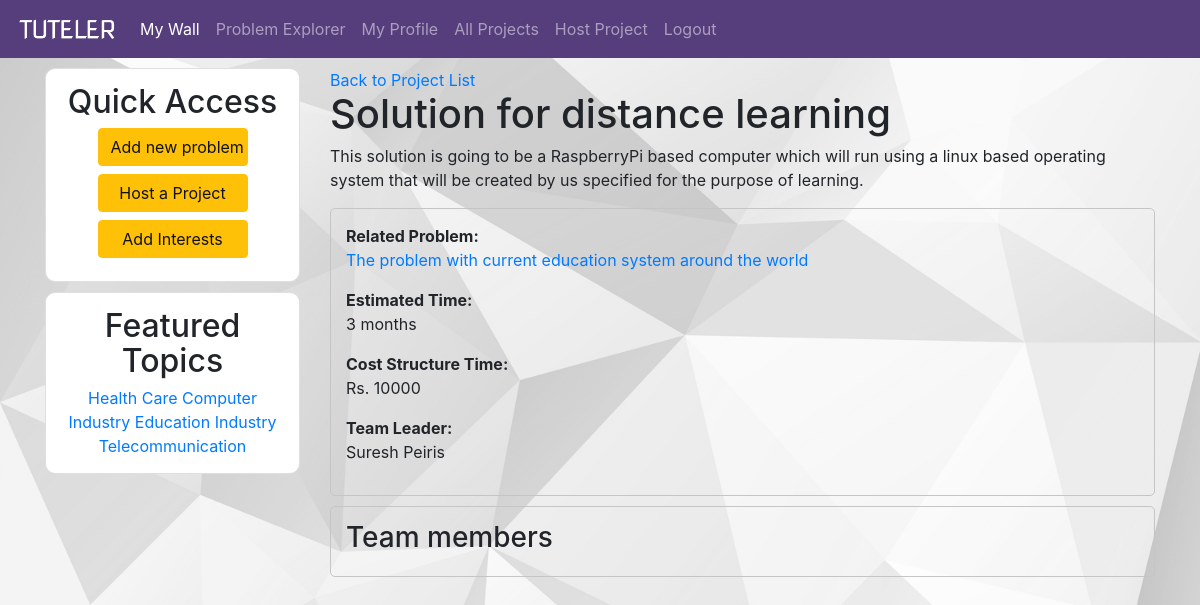
Screenshot of /viewproj.php?id=4 (signed in) with the database file from the repository.
### tables this page shows
CREATE TABLE `projects` (
  `id` int(11) NOT NULL,
  `uid` int(11) NOT NULL,
  `title` varchar(50) NOT NULL,
  `solution` text NOT NULL,
  `time` varchar(50) NOT NULL,
  `cost` varchar(100) NOT NULL,
  `pid` int(11) NOT NULL,
  `team` text NOT NULL,
  `datetime` datetime NOT NULL
);

CREATE TABLE `problems` (
  `id` int(11) NOT NULL,
  `uid` int(11) NOT NULL,
  `title` varchar(100) NOT NULL,
  `description` text NOT NULL,
  `category` varchar(100) NOT NULL,
  `references` text NOT NULL,
  `forkid` int(11) NOT NULL,
  `datetime` datetime NOT NULL
);

CREATE TABLE `user` (
  `id` int(11) NOT NULL,
  `fullname` varchar(100) NOT NULL,
  `email` varchar(100) NOT NULL,
  `password` varchar(100) NOT NULL,
  `acctype` enum('student','teacher','company','individual') NOT NULL,
  `interests` text NOT NULL,
  `verified` enum('0','1') NOT NULL
);

### viewproj.php (the view, shortened to what this page needs)
<?php include("includes/dashheader.php") ?>
<a href="projects.php">Back to Project List</a>
<?php
include("connection.php");
$id = (int)$_GET["id"];
$query = mysqli_query($connect,"SELECT p.title, p.solution, p.time, p.cost, p.team, u.fullname, pbm.title AS prtitle, p.pid FROM projects AS p, user AS u, problems AS pbm WHERE p.id='$id' AND u.id=p.uid AND pbm.id=p.pid;");
$data = mysqli_fetch_array($query);
$rows = mysqli_num_rows($query);
if($rows == 0){
	echo "<h1>The requested page cannot be found!</h1>";
} else {
?>
<h1><?php echo $data["title"] ?></h1>
<p><?php echo $data["solution"] ?></p>
<div style="border:1px solid #c5c5c5;border-radius:5px;padding:15px;margin-bottom:10px;">
<?php
echo "<p><b>Related Problem: </b><br/><a href='viewprob.php?id=".$data["pid"]."'>".$data["prtitle"]."</a></p>";
echo "<p><b>Estimated Time: </b><br/>".$data["time"]."</p>";
echo "<p><b>Cost Structure Time: </b><br/>".$data["cost"]."</p>";
echo "<p><b>Team Leader: </b><br/>".$data["fullname"]."</p>";
?>
</div>
<div style="border:1px solid #c5c5c5;border-radius:5px;padding:15px;margin-bottom:10px;">
<h3>Team members</h3>
</div>
<?php
}
?>
<?php include("includes/dashfooter.php") ?>

### css/dash.css (style rules this page uses)
body { background-image:url(../img/poly.jpg); background-position:center; background-attachment:fixed; background-size:cover; }

### rows the page displays
projects: title "Solution for distance learning", solution "This solution is going to be a RaspberryPi based computer which will run using a linux based operating system that will be created by us specified for the purpose of learning.", problems.title "The problem with current education system around the world", time "3 months", cost "Rs. 10000", uid.fullname "Suresh Peiris"
